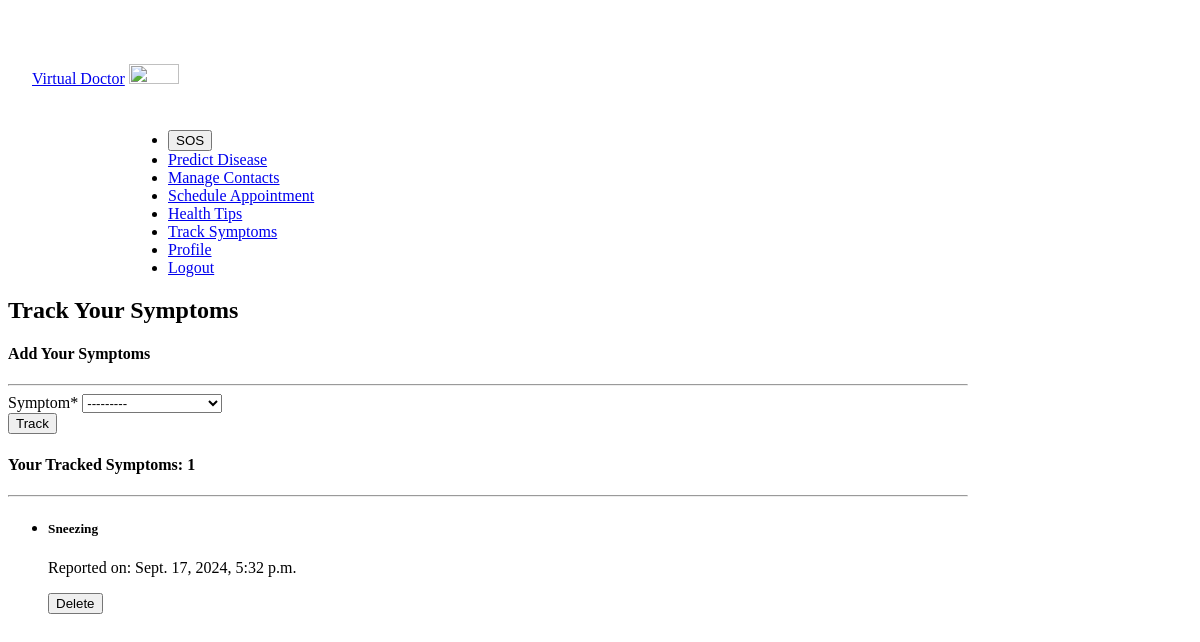
Before: /track/ (signed in) with the older database file.
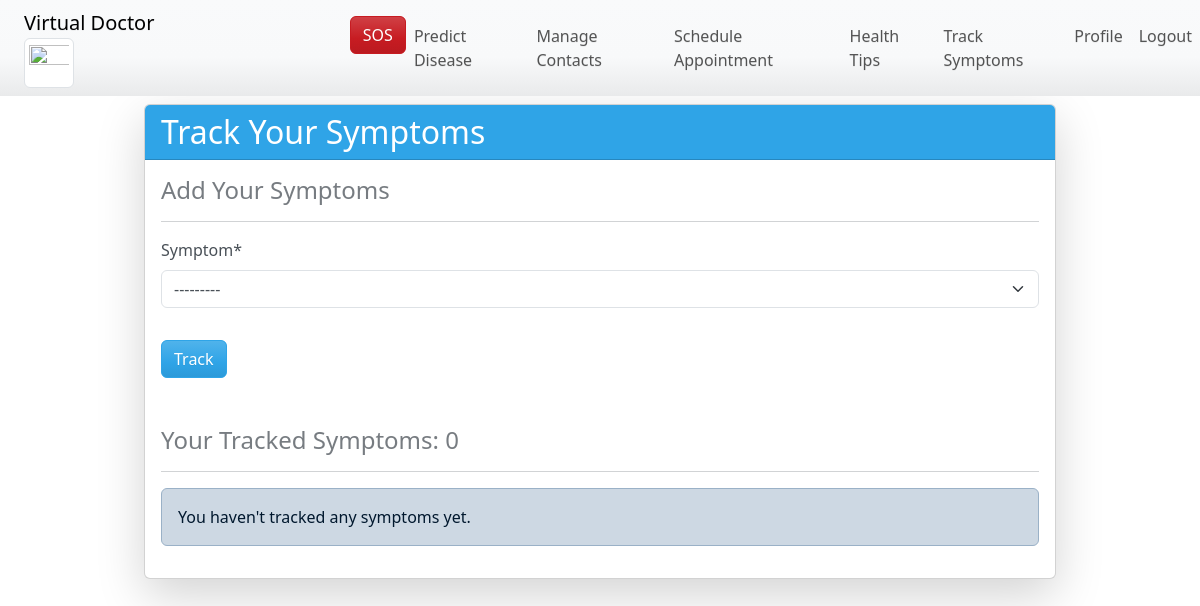
After: the same page with the newer database file.
### doctor/models.py (models this page shows, shortened)
class SymptomTracker(Model):
    user: ForeignKey = ForeignKey(User, on_delete=CASCADE)
    symptom: ForeignKey = ForeignKey(Symptom, on_delete=CASCADE)
    date_reported: DateTimeField = DateTimeField(auto_now_add=True)

class Symptom(Model):
    name: CharField = CharField(max_length=100)
    def __str__(self) -> str:
        return self.name.__str__()

### doctor/views.py (the view)
# urls.py: path('track/', track_symptoms, name='track_symptoms'),
@login_required
def track_symptoms(request: WSGIRequest) -> HttpResponseRedirect | HttpResponse:
    selected_theme: str = get_selected_theme(request.user)
    if request.method == 'POST':
        if 'delete_symptom' in request.POST:  # Check if the delete button was pressed
            symptom_id = request.POST.get('symptom_id')
            try:
                tracker = SymptomTracker.objects.get(id=symptom_id, user=request.user)
                tracker.delete()
            except SymptomTracker.DoesNotExist:
                return HttpResponse("Symptom does not exist or you're not authorized to delete it.", status=404)
            return redirect('track_symptoms')
        else:  # Handle symptom tracking (creation)
            form: SymptomTrackerForm = SymptomTrackerForm(request.POST)
            if form.is_valid():
                tracker: SymptomTracker = form.save(commit=False)
                tracker.user = request.user
                tracker.save()
                return redirect('track_symptoms')
    else:
        form: SymptomTrackerForm = SymptomTrackerForm()
    symptoms: QuerySet[SymptomTracker] = SymptomTracker.objects.filter(user=request.user)
    return render(request, 'track_symptoms.html', {'form': form, 'symptoms': symptoms, 'selected_theme': selected_theme})

### doctor/forms.py
class SymptomTrackerForm(forms.ModelForm):
    class Meta:
        model = SymptomTracker
        fields: list[str] = ['symptom']
        widgets = {
            'symptom': forms.Select(attrs={'class':'custom-select'}),
        }

### doctor/views.py (called while the page is built)
def get_selected_theme(user: User) -> str:
    default_theme: str = 'https://cdn.jsdelivr.net/npm/bootswatch@5.3.3/dist/cerulean/bootstrap.min.css'
    if not user.is_authenticated:
        return default_theme
    try:
        user_profile: UserProfile = UserProfile.objects.get(user=user)
        return user_profile.theme or default_theme
    except UserProfile.DoesNotExist:
        return default_theme

### doctor/templates/track_symptoms.html (shortened to what this page needs)
{% extends 'base.html' %}
{% load crispy_forms_filters %}
{% block theme %}{{ selected_theme }}{% endblock %}
{% block content %}
<div class="container mt-5">
    <div class="card shadow-lg">
        <div class="card-header bg-primary text-white">
            <h2 class="mb-0">Track Your Symptoms</h2>
        </div>
        <div class="card-body">
            <h4 class="card-title text-muted">Add Your Symptoms</h4>
            <hr>
            <form method="post">
                {{ form|crispy }}
                <button type="submit" class="btn btn-primary mt-3">Track</button>
            </form>
            <h4 class="mt-5 text-muted">Your Tracked Symptoms: {{ symptoms.count }}</h4>
            <hr>
            {% if symptoms %}
                <ul class="list-group">
                    {% for symptom in symptoms %}
                    <li class="list-group-item d-flex justify-content-between align-items-center">
                        <div>
                            <h5>{{ symptom.symptom.name }}</h5>
                            <p class="mb-0 text-muted">Reported on: {{ symptom.date_reported }}</p>
                        </div>
                        <form method="post" action="{% url 'track_symptoms' %}" style="display:inline;">
                            <button type="submit" name="delete_symptom" class="btn btn-danger btn-sm">Delete</button>
                        </form>
                    </li>
                    {% endfor %}
                </ul>
            {% else %}
                <div class="alert alert-info mt-3" role="alert">
                    You haven't tracked any symptoms yet.
                </div>
            {% endif %}
        </div>
    </div>
</div>
{% endblock %}

Changed rows visible on the page:
removed SymptomTracker: symptom.name "Sneezing", date_reported "Sept. 17, 2024, 5:32 p.m."
Other visible differences:
{{ symptoms.count }}: "1" → "0"
text now shown: "You haven't tracked any symptoms yet."
